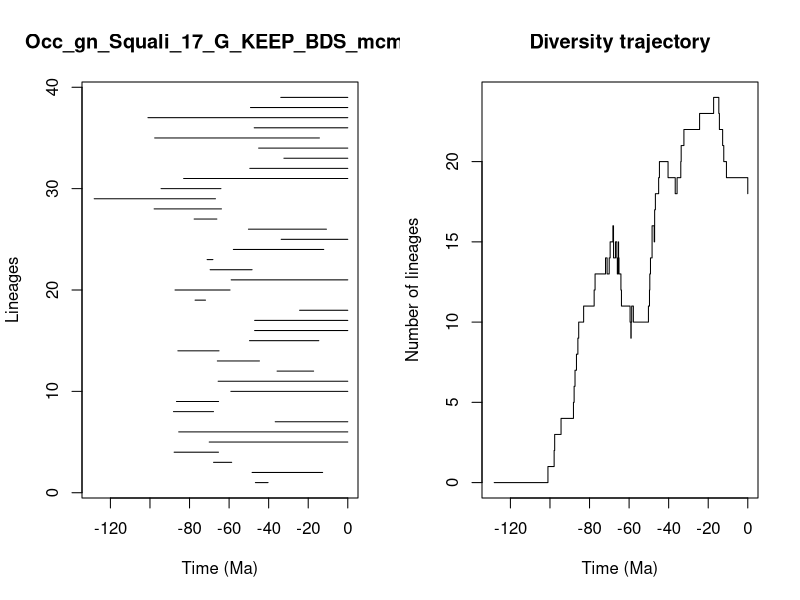

Source code (R):


pdf(file='../Results/Genus/5_MA_bins_EXT_EP_FT/pyrate_mcmc_logs/Occ_gn_Squali_17_G_KEEP_BDS_mcmc_LTT.pdf',width=0.6*20, height=0.6*10)
title = "Occ_gn_Squali_17_G_KEEP_BDS_mcmc"
ts=c(46.707339667260754, 48.38066897254797,67.86147107279656,87.78904509618377,70.05309638907413,85.47281753245251,36.682034697417734,88.12535422812967,86.60548931243109,59.105461409937504,65.53448880309949,35.7402603000176,65.94823862698561,85.89369163647058,49.69132767241698,47.10010229948119,47.08453855134451,24.36013462665054,77.20056618098052,87.33573840839082,58.951581488846756,69.57925459499106,71.11137167119922,57.8458051834449,33.669559749270896,50.224231448504334,77.66650566839448,97.89534285516069,128.19367456200945,94.39918380419255,82.98201698989293,49.5288062579539,32.288571192389156,45.06308765498235,97.62179142276507,47.30541655914192,101.02608894442756,49.18751156511334,33.8692253163408)
te=c(40.303277003281025, 12.708868669958107,58.68424970634858,65.36129178665311,0.0,0.0,0.0,67.87727680875484,65.31283651362558,0.0,0.0,17.27250708568123,44.663097652697935,65.0989593128721,14.642111087027997,0.0,0.0,0.0,71.91295983881895,59.50417250814102,0.0,48.37650644430548,68.18571256963924,12.141201996271146,0.0,10.787271976006283,66.19068454300826,63.862213193089076,66.89142893335305,64.13004552462758,0.0,0.0,0.0,0.0,14.346140565730527,0.0,0.0,0.0,0.0)
div_traj=c(0, 1,2,3,4,5,6,7,8,9,10,11,12,13,14,13,14,15,16,15,14,15,14,13,14,15,14,13,12,11,10,9,10,11,10,11,12,13,14,15,16,15,16,17,18,19,20,19,18,19,20,21,22,23,24,23,22,21,20,19,18)
time_events=c(128.19367456200945, 101.02608894442756,97.89534285516069,97.62179142276507,94.39918380419255,88.12535422812967,87.78904509618377,87.33573840839082,86.60548931243109,85.89369163647058,85.47281753245251,82.98201698989293,77.66650566839448,77.20056618098052,71.91295983881895,71.11137167119922,70.05309638907413,69.57925459499106,68.18571256963924,67.87727680875484,67.86147107279656,66.89142893335305,66.19068454300826,65.94823862698561,65.53448880309949,65.36129178665311,65.31283651362558,65.0989593128721,64.13004552462758,63.862213193089076,59.50417250814102,59.105461409937504,58.951581488846756,58.68424970634858,57.8458051834449,50.224231448504334,49.69132767241698,49.5288062579539,49.18751156511334,48.38066897254797,48.37650644430548,47.30541655914192,47.10010229948119,47.08453855134451,46.707339667260754,45.06308765498235,44.663097652697935,40.303277003281025,36.682034697417734,35.7402603000176,33.8692253163408,33.669559749270896,32.288571192389156,24.36013462665054,17.27250708568123,14.642111087027997,14.346140565730527,12.708868669958107,12.141201996271146,10.787271976006283,0.0)
                par(mfrow=c(1,2))
                L = length(ts)
                plot(ts, 1:L , xlim=c(-max(ts)-1,0), pch=20, type="n", main=title,xlab="Time (Ma)",ylab="Lineages")
                for (i in 1:L){segments(x0=-te[i],y0=i,x1=-ts[i],y1=i)}    
                t = -time_events
                plot(div_traj ~ t,type="s", main = "Diversity trajectory",xlab="Time (Ma)",ylab="Number of lineages",xlim=c(-max(ts)-1,0))
                abline(v=c(65,200,251,367,445),lty=2,col="gray")
                
